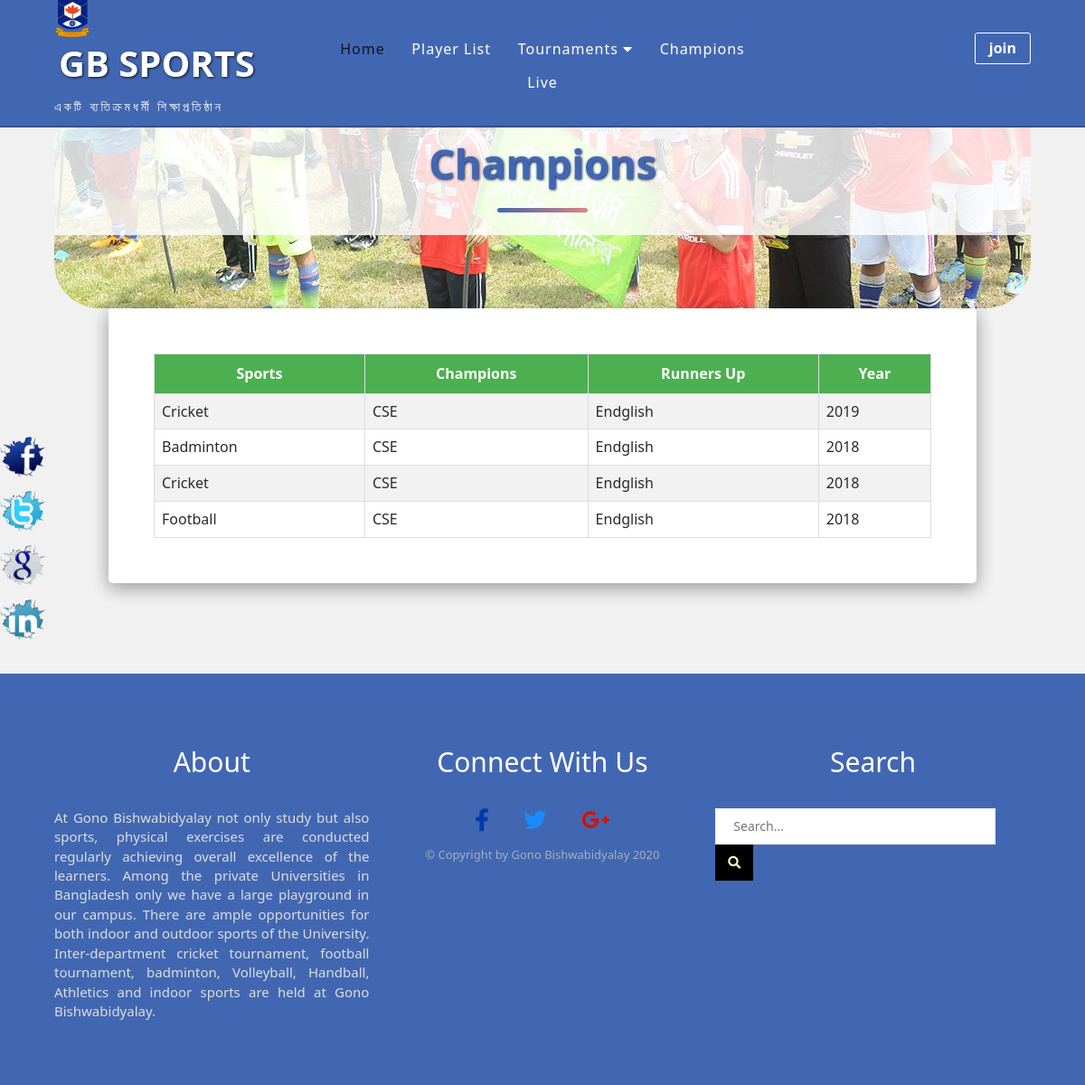
The page /result.php on the database its author committed.
### tables this page shows
CREATE TABLE `champions` (
  `cham_id` int(11) NOT NULL,
  `cham_name` text NOT NULL,
  `runners_up` text NOT NULL,
  `dates` int(11) NOT NULL,
  `sports` text NOT NULL
);

### result.php (the view, shortened to what this page needs)
<?php require_once('include/header.php'); ?>
    <section class="result-section clearfix">
        <div class="row heading-title">
              <h1>champions</h1>
         </div>
        <div class="row result-wrapper">
            <table>
                <thead>
                    <tr>
                        <th>Sports</th>
                        <th>Champions</th>
                        <th>Runners Up</th>
                        <th>Year</th>
                    </tr>
             <?php
                $get_cats = "select * from champions ORDER BY cham_id DESC LIMIT 5";
                $run_cats = mysqli_query($con,$get_cats);
                while($row_cats=mysqli_fetch_array($run_cats)){
                    $cham_name = $row_cats['cham_name'];
                    $runners_up = $row_cats['runners_up'];
                    $dates = $row_cats['dates'];
                    $sports = $row_cats['sports'];
            ?>
                    <tr>
                        <td><?php echo $sports; ?></td>
                        <td><?php echo $cham_name; ?></td>
                        <td><?php echo $runners_up; ?></td>
                        <td><?php echo $dates; ?></td>
                    </tr>
                     <?php } ?>
                </thead>
            </table>
        </div>
    </section>
    <section class="fixed-icon-section">
        <div class="fixed-icon clearfix">
            <a href="#"><img src="img/facebook.png" alt="facebook"></a>
            <a href="#"><img src="img/twitter.png" alt="twitter"></a>
            <a href="#"><img src="img/google.png" alt="google plus"></a>
            <a href="#"><img src="img/linkedin.png" alt="linkedin"></a>
        </div>
    </section>
    <?php  require_once('include/footer.php'); ?>

### include/header.php (shortened to what this page needs)
<?php
 include('include/db.php');
$get_live = "select * from live ORDER BY live_id DESC LIMIT 1";
        $run_admin = mysqli_query($con,$get_live);
        $row_admin = mysqli_fetch_array($run_admin);
        $url = $row_admin['url'];
 ?>
<!DOCTYPE html>
<html lang="en">
<head>
  <link rel="stylesheet" href="https://maxcdn.bootstrapcdn.com/bootstrap/3.3.6/css/bootstrap.min.css" />
  <link rel="stylesheet" href="css/slick.css">
  <link rel="stylesheet" href="css/slick-theme.css">
  <link rel="stylesheet" href="css/all.min.css">
    <link rel="stylesheet" href="css/normalize.css">
    <link rel="stylesheet" href="css/grid.css">
    <link rel="stylesheet" href="css/style.css">
    <link rel="stylesheet" href="css/responsive.css">
</head>
<body>
    <header class="header-section clearfix">
        <nav>
            <div class="row">
                <div class="col span_1_of_4 logo-icon">
                    <a href="index.php">
                    <img class="icon" src="img/gb-favicon.png" alt="gb">
                    <span class="logo">GB SPORTS</span>
                    </a>
                    <p class="title">একটি ব্যতিক্রমধর্মী শিক্ষাপ্রতিষ্ঠান</p>
                </div>
                <div class="col span_2_of_4">
                    <ul class="main-nav">
                        <li><a class="act" href="index.php">home</a></li>
                        <li><a href="playerlist.php">player list</a></li>
                        <li>
                            <a href="#">tournaments <i class="fas fa-caret-down"></i></a>
                        </li>
                        <li><a href="result.php">champions</a></li>
                        <li><a href="<?php echo $url; ?>">Live</a></li>
                    </ul>
                </div>
                <div class="col span_1_of_4">
                    <a class="join" href="join.php">join</a>
                </div>
            </div>
        </nav>
    </header>

### include/footer.php (shortened to what this page needs)
   <footer class="footer-section clearfix">
        <div class="row">
            <div class="col span_1_of_3 about">
                <h2>about</h2>
                <p>At Gono Bishwabidyalay not only study but also sports, physical exercises are conducted regularly achieving overall excellence of the learners. Among the private Universities in Bangladesh only we have a large playground in our campus. There are ample opportunities for both indoor and outdoor sports of the University. Inter-department cricket tournament, football tournament, badminton, Volleyball, Handball, Athletics and indoor sports are held at Gono Bishwabidyalay.</p>
            </div>
            <div class="col span_1_of_3 connect">
                <h2>connect with us</h2>
                <a style="margin-left: 0" class="fb" href="#"><i class="fab fa-facebook-f"></i></a>
                <a class="tw" href="#"><i class="fab fa-twitter"></i></a>
                <a class="gl" href="#"><i class="fab fa-google-plus-g"></i></a>
                <p>&#169; Copyright by Gono Bishwabidyalay 2020</p>
            </div>
            <div class="col span_1_of_3 search">
                <h2>search</h2>
                <input type="search" placeholder="Search...">
                <a href="#"><i class="fas fa-search"></i></a>
            </div>
        </div>
    </footer>
</body>
</html>

### css/grid.css (style rules this page uses)
.col { display: block; float:left; margin: 1% 0 1% 1.6%; }
.col:first-child { margin-left: 0; }
.span_1_of_3 { width: 32.26%; }
.span_2_of_4 { width: 49.2%; }
.span_1_of_4 { width: 23.8%; }

### css/style.css (style rules this page uses)
* { margin: 0; padding: 0; box-sizing: border-box; outline: 0; }
html { font-size: 62.5%; scroll-behavior: smooth; }
.clearfix::after { content: " "; display: table; clear: both; *zoom: 1; }
.row { width: 90%; margin: 0 auto; }
body { font-family: 'Segoe UI', Tahoma, Geneva, Verdana, sans-serif; background-color: #F1F1F1; overflow-x: hidden; }
ul { list-style-type: none; }
h1 { font-size: 4.5rem; font-weight: bold; }
h1::after { content: ""; width: 10rem; height: .5rem; background-color: #4267B2; display: block; margin: 0 auto; border-radius: .5rem; margin-top: 2.5rem; margin-bottom: 1rem; background-image: linear-gradient(to right, #4267B2, rgb(224, 131, 131)); }
h2 { font-size: 3rem }
.header-section { background-color: #4267B2; user-select: none; border-bottom: .2rem solid #00000038; position: sticky; top: 0; width: 100%; z-index: 100; }
.logo-icon > a { text-decoration: none; }
.icon { width: 4rem; height: 5rem; margin-top: -2rem; }
.logo { font-size: 4rem; color: #fff; font-weight: bold; display: inline-block; text-shadow: .1rem .1rem .3rem #0D1524; padding-left: .5rem; }
.title { font-size: 1.4rem; color: #fff; letter-spacing: .3rem; padding-top: 1rem; margin: 0; }
.main-nav { text-align: center; padding-top: 2.5rem; }
.main-nav > li { display: inline-block; position: relative; }
.main-nav > li > a { text-decoration: none; font-size: 1.6rem; text-transform: capitalize; display: block; transition: .4s all ease; color: #fff; border-radius: .3rem; letter-spacing: .1rem; padding: .7rem 1.3rem; }
.main-nav > li > a.act { color: #0D1524; }
a.join { float: right; text-decoration: none; font-size: 1.6rem; font-weight: bold; color: #fff; border: .1rem solid #fff; padding: .5rem 1.5rem; border-radius: .3rem; margin-top: 2.5rem; transition: .3s all ease; }
.footer-section { padding: 5rem 0 5rem 0; background-color: #4267B2; }
.footer-section h2 { text-transform: capitalize; color: #fff; padding-bottom: 2.5rem; }
.about > p { font-size: 1.5rem; text-align: justify; color: #ddd; }
.connect, .search, .about { text-align: center; }
.connect > a { margin-left: 3.5rem; }
.fa-facebook-f { color: rgb(0, 57, 172); }
.fa-twitter { color: rgb(25, 140, 255); }
.fa-google-plus-g { color:rgb(212, 18, 0); }
.connect > a:link > i::before { display: inline-block; font-size: 2.5rem; transition: .5s all ease; }
.connect > p { font-size: 1.3rem; padding-top: 1.5rem; color: rgb(255, 247, 195, 0.5); }
.search > input[type="search"] { font-size: 1.4rem; padding: 1.2rem 2rem; border: none; outline: none; width: 89%; float: left; }
.search > a { padding: 1rem 1.4rem; background-color: #000; font-size: 1.4rem; float: left; color: #FFF7C3; }
table { width: 100%; border-collapse: collapse; font-size: 1.6rem; color: #2a2a2a; }
th, td { border: .1rem solid #ddd; padding: .8rem; }
table tr:nth-child(even) { background-color: #f2f2f2; }
th { padding-top: 1rem; padding-bottom: 1rem; text-align: center; background-color: #4CAF50; color: #fff; }
.result-section { padding: 0 0 10rem 0; }
.result-wrapper { width: 80%; margin: 0 auto; box-shadow: 0 .5rem 2rem 0 rgba(0, 0, 0, 0.2), 0 .5rem 2rem 0 rgba(0, 0, 0, 0.2); padding: 5rem; border-radius: 0 0 .5rem .5rem; background-color: #fff; }
.result-section h1 { text-align: center; }
.heading-title { background-image: url(../img/heading-title.jpg); background-repeat: no-repeat; height: 20rem; border-radius: 0 0 5rem 5rem; background-position: bottom center; }
.heading-title > h1 { margin: 0; padding: 0; background: rgba(255, 255, 255, 0.8); text-shadow: .2rem .2rem .5rem #fff; color: #4267B2; text-transform: capitalize; padding: 1.5rem 0; text-shadow: .1rem .1rem .3rem rgb(1, 29, 85); }
.fixed-icon { position: fixed; left: 0; top: 40%; }
.fixed-icon img { width: 5rem; display: block; margin-bottom: 1rem; }

### rows shown on the page
champions: sports "Cricket", cham_name "CSE", runners_up "Endglish", dates "2019"
champions: sports "Badminton", cham_name "CSE", runners_up "Endglish", dates "2018"
champions: sports "Cricket", cham_name "CSE", runners_up "Endglish", dates "2018"
champions: sports "Football", cham_name "CSE", runners_up "Endglish", dates "2018"
